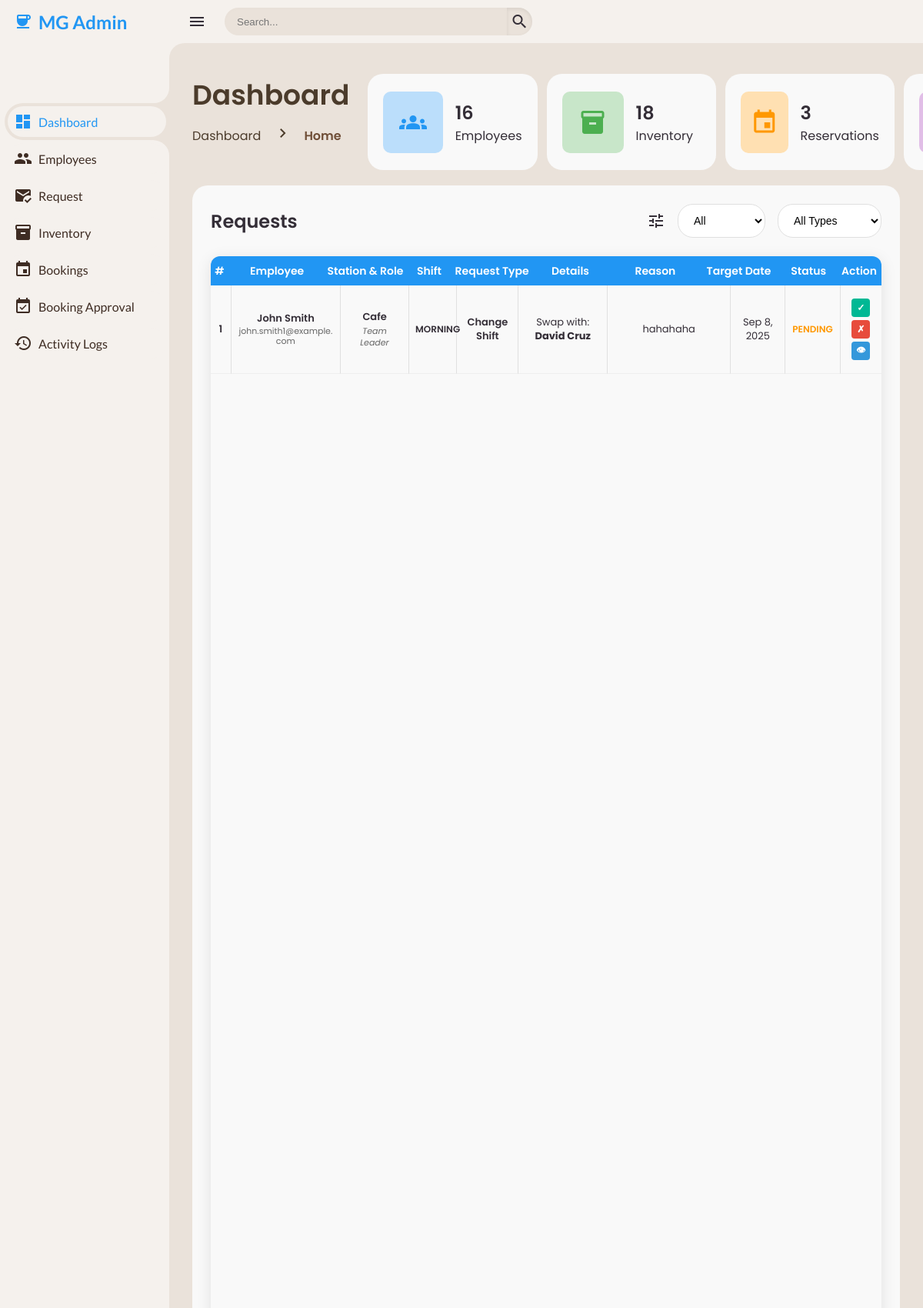
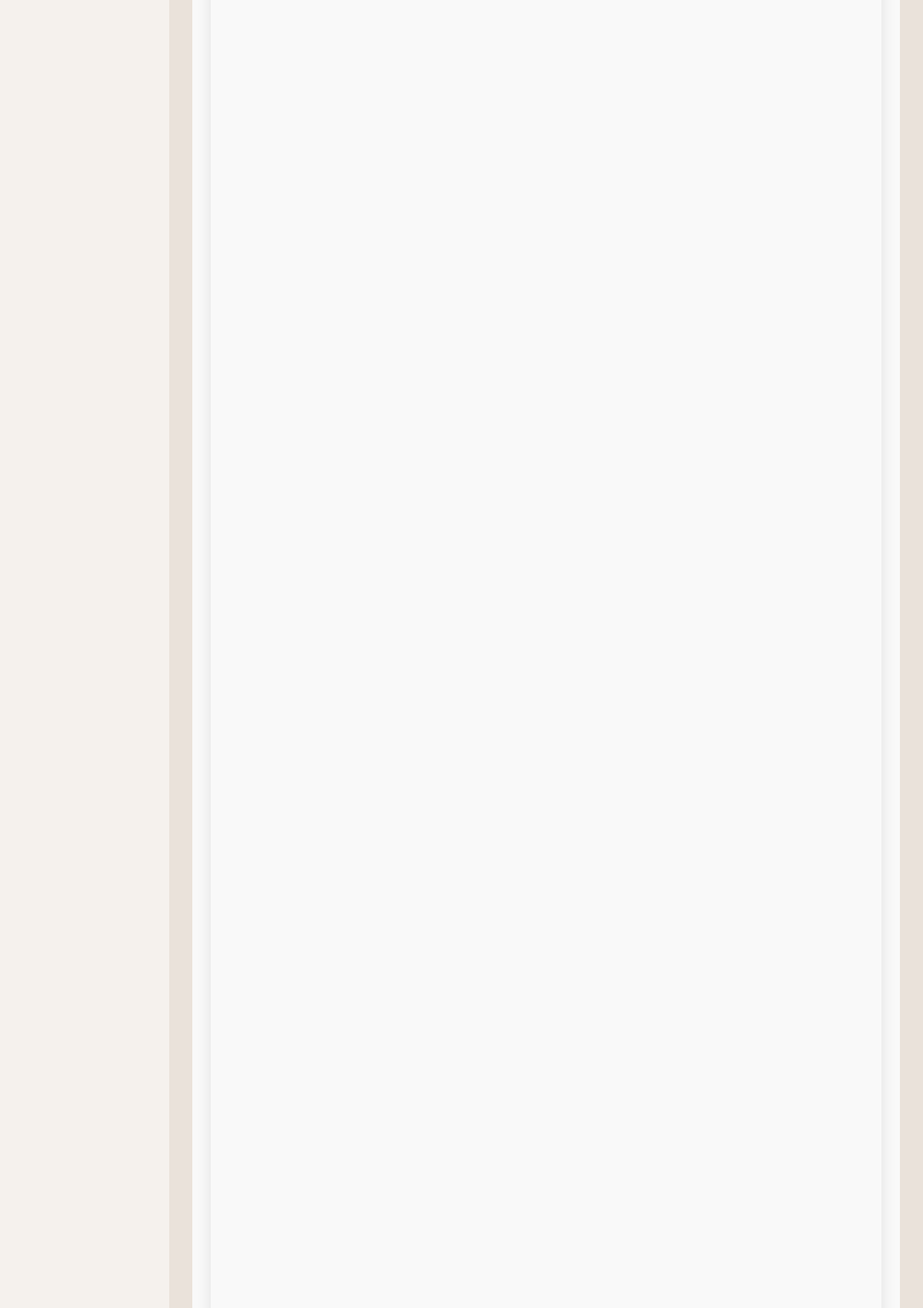
/admin/admin-dashboard.php (signed in, upper part), run on the app's committed database (2 pictures, top to bottom).
### tables this page shows
CREATE TABLE `tbl_request` (
  `request_id` int(11) NOT NULL,
  `employee_id` int(11) NOT NULL,
  `request_type` enum('Change Shift','On Leave') NOT NULL,
  `target_employee_id` int(11) DEFAULT NULL,
  `leave_type` enum('Vacation','Sick','Emergency','Other') DEFAULT NULL,
  `reason` text DEFAULT NULL,
  `request_date` datetime NOT NULL DEFAULT current_timestamp(),
  `target_date` date NOT NULL,
  `status` enum('Pending','Approved','Declined') DEFAULT 'Pending',
  `email_sent` tinyint(1) DEFAULT 0,
  `created_at` timestamp NOT NULL DEFAULT current_timestamp(),
  `updated_at` timestamp NOT NULL DEFAULT current_timestamp() ON UPDATE current_timestamp()
);

CREATE TABLE `tbl_employee` (
  `employee_id` int(11) NOT NULL,
  `employee_code` varchar(255) NOT NULL,
  `qr_code` varchar(255) DEFAULT NULL,
  `first_name` varchar(50) DEFAULT NULL,
  `last_name` varchar(50) DEFAULT NULL,
  `email_address` varchar(100) DEFAULT NULL,
  `contact_number` varchar(20) DEFAULT NULL,
  `employee_image` varchar(255) DEFAULT NULL,
  `work_station` enum('Cafe','Spa','Beauty Lounge') NOT NULL,
  `role` varchar(50) DEFAULT NULL,
  `shift` enum('Morning','Mid','Night','Fixed') NOT NULL,
  `status` enum('New','Active','Inactive') NOT NULL DEFAULT 'New',
  `created_at` datetime DEFAULT current_timestamp(),
  `updated_at` datetime DEFAULT current_timestamp() ON UPDATE current_timestamp()
);

### php/get-employee.php (called while the page is built, shortened)
<?php
include __DIR__ . '/../config/database-connection.php';
$totalEmployees = $conn->query("SELECT COUNT(*) AS total_employees FROM tbl_employee")->fetch_assoc()['total_employees'];

### php/get-inventory.php (called while the page is built, shortened)
<?php
include __DIR__ . '/../config/database-connection.php';
$sql = "SELECT COUNT(*) AS total_inventory FROM tbl_inventory";
$result = $conn->query($sql);
if ($result && $result->num_rows > 0) {
    $row = $result->fetch_assoc();
    $totalInventory = $row['total_inventory'];
}
?>

### php/get-event.php (called while the page is built, shortened)
<?php
include __DIR__ . '/../config/database-connection.php';
$sqlTotalReservations = "SELECT COUNT(*) AS total_reservations FROM tbl_event_booking";
$resultTotal = $conn->query($sqlTotalReservations);
if ($resultTotal && $resultTotal->num_rows > 0) {
    $rowTotal = $resultTotal->fetch_assoc();
    $totalReservations = $rowTotal['total_reservations'];
}
?>

### php/get-request.php (called while the page is built, shortened)
<?php
include __DIR__ . '/../config/database-connection.php';
$sql = "
    SELECT
        r.request_id,
        r.employee_id,
        r.request_type,
        r.target_employee_id,
        r.leave_type,
        r.reason,
        r.request_date,
        r.target_date,
        r.status,
        r.email_sent,
        r.created_at,
        r.updated_at,
        e.first_name AS requester_first_name,
        e.last_name AS requester_last_name,
        e.email_address AS requester_email,
        e.work_station AS requester_station,
        e.role AS requester_role,
        e.shift AS requester_shift,
        e.employee_image AS requester_image,
        te.first_name AS target_first_name,
        te.last_name AS target_last_name,
        te.shift AS target_shift
    FROM tbl_request r
    INNER JOIN tbl_employee e
        ON r.employee_id = e.employee_id
    LEFT JOIN tbl_employee te
        ON r.target_employee_id = te.employee_id
    ORDER BY r.request_date DESC
";
$result = $conn->query($sql);
$requests = [];
if ($result && $result->num_rows > 0) {
    while ($row = $result->fetch_assoc()) {
        $requests[] = $row;
    }
}

### admin/admin-dashboard.php (the view, shortened to what this page needs)
<?php
include __DIR__ . '/../php/get-employee.php';
include __DIR__ . '/../php/get-inventory.php';
include __DIR__ . '/../php/get-event.php';
include __DIR__ . '/../php/get-request.php';
include __DIR__ . '/../php/get-inventory.php';
?>
<!DOCTYPE html>
<html lang="en">
<head>
	<link href='https://unpkg.com/boxicons@2.1.4/dist/boxicons.js' rel='stylesheet'>
	<link href='https://unpkg.com/boxicons@2.1.4/css/boxicons.min.css' rel='stylesheet'>
    <link rel="stylesheet" href="../css/style.css">
	<link rel="stylesheet" href="../css/components/sidebar.css">
</head>
<body>
    <section class="sidebar">
    	<?php include '../includes/admin-sidebar.php'; ?>
    </section>
    <section class="content" >
    	    <nav>
                <i class="material-icons icon-menu">menu</i>
                <form action="#">
                    <div class="form-input">
                        <input type="search" placeholder="Search...">
                        <button type="submit" class="search-btn"><i class='material-icons search-icon' >search</i></button>
                    </div>
                </form>
            </nav>
    	<div class="main">
			<div class="head-title-with-cards">
				<div class="head-title">
					<div class="left">
						<h1>Dashboard</h1>
						<ul class="breadcrumb">
							<li> <a>Dashboard</a> </li>
							<li> <i class='material-icons right-icon'>chevron_right</i></li>
							<li> <a class="active">Home</a> </li>
						</ul>
					</div>
				</div>
				<ul class="box-info">
					<li>
						<i class="material-icons icon-card one">groups</i>
						<span class="text">
							<h3><?= $totalEmployees; ?></h3>
							<p>Employees</p>
						</span>
					</li>
					<li>
						<i class="material-icons icon-card two">inventory_2</i>
						<span class="text">
							<h3><?= $totalInventory; ?></h3>
							<p>Inventory</p>
						</span>
					</li>
					<li>
						<i class="material-icons icon-card three">event</i>
						<span class="text">
							<h3><?= $totalReservations ?></h3>
							<p>Reservations</p>
						</span>
					</li>
					<li>
						<i class="material-icons icon-card four">swap_horiz</i>
					</li>
				</ul>
			</div>
			<div class="table-data">
				<div class="order">
					<div class="head">
						<h3>Requests</h3>
						<i class="material-icons">tune</i>
						<select class="filterStatus">
							<option value="all">All</option>
						</select>
						<select class="filterType">
							<option value="all">All Types</option>
						</select>
					</div>
					<table>
						<thead>
							<tr>
								<th>#</th>
								<th>Employee</th>
								<th>Station & Role</th>
								<th>Shift</th>
								<th>Request Type</th>
								<th>Details</th>
								<th>Reason</th>
								<th>Target Date</th>
								<th>Status</th>
								<th>Action</th>
							</tr>
						</thead>
						<tbody>
							<?php if (!empty($requests)) : ?>
								<?php
								$counter = 1;
								$dashboardRequests = array_slice($requests, 0, 5);
								?>
								<?php foreach ($dashboardRequests as $row): ?>
									<tr>
										<td><?= $counter++; ?></td>
										<td>
											<span><strong><?= htmlspecialchars($row['requester_first_name'] . " " . $row['requester_last_name']); ?></strong></span>
											<p><?= htmlspecialchars($row['requester_email']); ?></p>
										</td>
										<td class="req-station">
											<span><?= htmlspecialchars($row['requester_station']); ?></span>
											<p><?= htmlspecialchars($row['requester_role']); ?></p>
										</td>
										<td class="emp-shift shift <?= strtolower($row['requester_shift']); ?>">
											<?= htmlspecialchars($row['requester_shift']); ?>
										</td>
										<td class="req-type">
											<span><?= htmlspecialchars($row['request_type']); ?></span>
										</td>
										<td>
											<?php if ($row['request_type'] === 'Change Shift' && !empty($row['target_employee_id'])): ?>
												Swap with:
												<strong><?= htmlspecialchars($row['target_first_name'] . " " . $row['target_last_name']); ?></strong>
											<?php elseif ($row['request_type'] === 'On Leave'): ?>
												Leave Type: <strong><?= htmlspecialchars($row['leave_type']); ?></strong>
											<?php else: ?>
												-
											<?php endif; ?>
										</td>
										<td><div class="reason-text"><?= htmlspecialchars($row['reason']); ?></div></td>
										<td><?= date("M j, Y", strtotime($row['target_date'])); ?></td>
										<td class="req-status">
											<span class="status <?= strtolower($row['status']); ?>">
												<?= htmlspecialchars($row['status']); ?>
											</span>
										</td>
										<td class="text-center">
											<?php if($row['status'] == 'Pending') : ?>
												<div class="action-buttons">
													<button class="btn-approve" data-id="<?= $row['request_id']; ?>" title="Approve">✓</button>
													<button class="btn-reject" data-id="<?= $row['request_id']; ?>" title="Reject">✗</button>
													<button class="btn-view" data-id="<?= $row['request_id']; ?>" title="View">👁</button>
												</div>
											<?php else: ?>
												<div class="action-buttons">
													<button class="btn-view" data-id="<?= $row['request_id']; ?>" title="View">👁</button>
												</div>
											<?php endif; ?>
										</td>
									</tr>
								<?php endforeach; ?>
							<?php else: ?>
								<tr><td colspan="10">No requests found</td></tr>
							<?php endif; ?>
						</tbody>
					</table>
				</div>
    </section>
</body>
</html>

### css/components/sidebar.css (style rules this page uses)
.sidebar { position: fixed; top: 0; left: 0; width: 220px; height: 100%; background: var(--container-bg-color); z-index: 1000; font-family: 'Lato', sans-serif; transition: .3s ease; overflow-x: hidden; scrollbar-width: none; }

### css/components/badge.css (style rules this page uses)
:root { --badge-new: #3498db; --badge-active: #27ae60; --badge-inactive: #95a5a6; }
.pending { background-color: var(--badge-pending); color: #333; padding: 3px 8px; border-radius: 4px; display: inline-block; color: #3a2f1f; }

### css/components/breadcrumb.css (style rules this page uses)
.head-title { display: flex; align-items: center; justify-content: space-between; grid-gap: 16px; flex-wrap: wrap; }
.head-title .left h1 { font-size: 36px; font-weight: 600; margin-bottom: 10px; color: var(--font); }
.head-title .left .breadcrumb { display: flex; align-items: center; grid-gap: 16px; }
.head-title .left .breadcrumb li { color: var(--font); }
.head-title .left .breadcrumb .right-icon { color: var(--font); }
.head-title .left .breadcrumb li a { color: var(--font); pointer-events: none; }
.head-title .left .breadcrumb li a.active { color: var(--active); pointer-events: unset; font-weight: 600; }

### css/components/forrm-request.css (style rules this page uses)
:root { --req-bg: #ffffff; --req-dark: #222222; --req-blue: #0077cc; --req-grey: #dcdcdc; --req-light-grey: #f5f5f5; --req-shadow: rgba(0, 0, 0, 0.25); --req-success: #28a745; --req-error: #dc3545; --req-radius: 8px; --req-input-height: 42px; }

### css/components/navbar.css (style rules this page uses)
nav { height: 56px; background: var(--container-bg-color); padding: 0 24px; display: flex; align-items: center; grid-gap: 24px; font-family: var(--lato); position: sticky; top: 0; left: 0; z-index: 1000; }
nav::before { content: ''; position: absolute; width: 40px; height: 40px; bottom: -40px; left: 0; border-radius: 50%; box-shadow: -20px -20px 0 var(--container-bg-color); }
.icon-menu { cursor: pointer; color: var(--dark); }
form { max-width: 400px; width: 100%; margin-right: auto; }
.form-input { display: flex; align-items: center; height: 36px; }
.form-input input { flex-grow: 1; padding: 0 16px; height: 100%; border: none; background: var(--secondary-bg-color); border-radius: 36px 0 0 36px; outline: none; width: 100%; color: var(--dark); box-shadow: inset 0 2px 5px rgba(0,0,0,0.01); transition: box-shadow 0.3s ease; }
.form-input button { width: 36px; height: 100%; display: flex; justify-content: center; align-items: center; background: var(--secondary-bg-color); color: var(--dark); font-size: 18px; border: none; outline: none; border-radius: 0 36px 36px 0; cursor: pointer; box-shadow: inset 0 2px 5px rgba(0,0,0,0.08); transition: box-shadow 0.3s ease, background-color 0.3s ease; }

### css/components/table.css (style rules this page uses)
.reason-text { max-width: 250px; white-space: nowrap; overflow: hidden; text-overflow: ellipsis; cursor: pointer; }

### data on the page
tbl_request: employee.last_name "John Smith", employee.email_address "john.smith1@example.com", employee.work_station "Cafe", employee.role "Team Leader", employee.shift "MORNING", request_type "Change Shift", target_employee.last_name "David Cruz", reason "hahahaha", target_date "Sep 8, 2025", status "PENDING"

### other printed values
$totalEmployees "16"
$totalInventory "18"
$totalReservations "3"
